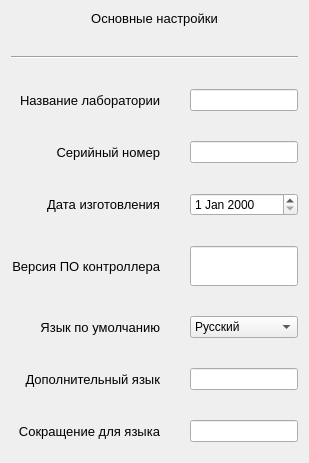
        <widget class="QWidget" name="tab">
         <attribute name="title">
          <string>Основные</string>
         </attribute>
         <layout class="QVBoxLayout" name="verticalLayout_2">
          <item>
           <layout class="QGridLayout" name="gridLayout" rowstretch="0,0,0,0,0,0,0,0,0" columnstretch="2,2" rowminimumheight="0,0,0,0,0,40,0,0,0">
            <property name="leftMargin">
             <number>0</number>
            </property>
            <property name="topMargin">
             <number>0</number>
            </property>
            <property name="bottomMargin">
             <number>10</number>
            </property>
            <property name="spacing">
             <number>30</number>
            </property>
            <item row="5" column="0">
             <widget class="QLabel" name="label_5">
              <property name="sizePolicy">
               <sizepolicy hsizetype="Preferred" vsizetype="Preferred">
                <horstretch>0</horstretch>
                <verstretch>0</verstretch>
               </sizepolicy>
              </property>
              <property name="font">
               <font>
                <pointsize>10</pointsize>
                <weight>50</weight>
                <bold>false</bold>
                <underline>false</underline>
                <strikeout>false</strikeout>
                <kerning>true</kerning>
               </font>
              </property>
              <property name="text">
               <string>Версия ПО контроллера</string>
              </property>
              <property name="alignment">
               <set>Qt::AlignRight|Qt::AlignTrailing|Qt::AlignVCenter</set>
              </property>
              <property name="margin">
               <number>0</number>
              </property>
             </widget>
            </item>
            <item row="1" column="0" colspan="2">
             <widget class="Line" name="line">
              <property name="orientation">
               <enum>Qt::Horizontal</enum>
              </property>
             </widget>
            </item>
            <item row="3" column="1">
             <widget class="QLineEdit" name="lineSerial">
              <property name="sizePolicy">
               <sizepolicy hsizetype="Preferred" vsizetype="Preferred">
                <horstretch>0</horstretch>
                <verstretch>0</verstretch>
               </sizepolicy>
              </property>
             </widget>
            </item>
            <item row="3" column="0">
             <widget class="QLabel" name="label_3">
              <property name="sizePolicy">
               <sizepolicy hsizetype="Preferred" vsizetype="Preferred">
                <horstretch>0</horstretch>
                <verstretch>0</verstretch>
               </sizepolicy>
              </property>
              <property name="font">
               <font>
                <pointsize>10</pointsize>
                <weight>50</weight>
                <bold>false</bold>
                <underline>false</underline>
                <strikeout>false</strikeout>
                <kerning>true</kerning>
               </font>
              </property>
              <property name="text">
               <string>Серийный номер</string>
              </property>
              <property name="alignment">
               <set>Qt::AlignRight|Qt::AlignTrailing|Qt::AlignVCenter</set>
              </property>
              <property name="margin">
               <number>0</number>
              </property>
             </widget>
            </item>
            <item row="0" column="0" colspan="2">
             <widget class="QLabel" name="label_7">
              <property name="font">
               <font>
                <pointsize>10</pointsize>
                <weight>50</weight>
                <bold>false</bold>
                <underline>false</underline>
                <strikeout>false</strikeout>
                <kerning>true</kerning>
               </font>
              </property>
              <property name="text">
               <string>Основные настройки</string>
              </property>
              <property name="textFormat">
               <enum>Qt::MarkdownText</enum>
              </property>
              <property name="scaledContents">
               <bool>false</bool>
              </property>
              <property name="alignment">
               <set>Qt::AlignCenter</set>
              </property>
              <property name="wordWrap">
               <bool>false</bool>
              </property>
              <property name="openExternalLinks">
               <bool>false</bool>
              </property>
             </widget>
            </item>
            <item row="6" column="1">
             <widget class="QComboBox" name="comboBoxLanguag">
              <property name="sizePolicy">
               <sizepolicy hsizetype="Preferred" vsizetype="Preferred">
                <horstretch>0</horstretch>
                <verstretch>0</verstretch>
               </sizepolicy>
              </property>
              <item>
               <property name="text">
                <string>Русский</string>
               </property>
              </item>
              <item>
               <property name="text">
                <string>Английский</string>
               </property>
              </item>
              <item>
               <property name="text">
                <string>Другой</string>
               </property>
              </item>
             </widget>
            </item>
            <item row="4" column="1">
             <widget class="QDateEdit" name="dateEdit">
              <property name="sizePolicy">
               <sizepolicy hsizetype="Preferred" vsizetype="Preferred">
                <horstretch>0</horstretch>
                <verstretch>0</verstretch>
               </sizepolicy>
              </property>
             </widget>
            </item>
            <item row="5" column="1">
             <widget class="QLineEdit" name="lineVer">
              <property name="sizePolicy">
               <sizepolicy hsizetype="Preferred" vsizetype="Preferred">
                <horstretch>0</horstretch>
                <verstretch>0</verstretch>
               </sizepolicy>
              </property>
              <property name="minimumSize">
               <size>
                <width>0</width>
                <height>0</height>
               </size>
              </property>
             </widget>
            </item>
            <item row="2" column="1">
             <widget class="QLineEdit" name="lineLaba">
              <property name="sizePolicy">
               <sizepolicy hsizetype="Preferred" vsizetype="Preferred">
                <horstretch>0</horstretch>
                <verstretch>0</verstretch>
               </sizepolicy>
              </property>
             </widget>
            </item>
            <item row="4" column="0">
             <widget class="QLabel" name="label_4">
              <property name="sizePolicy">
               <sizepolicy hsizetype="Preferred" vsizetype="Preferred">
                <horstretch>0</horstretch>
                <verstretch>0</verstretch>
               </sizepolicy>
              </property>
              <property name="font">
               <font>
                <pointsize>10</pointsize>
                <weight>50</weight>
                <bold>false</bold>
                <underline>false</underline>
                <strikeout>false</strikeout>
                <kerning>true</kerning>
               </font>
              </property>
              <property name="text">
               <string>Дата изготовления</string>
              </property>
              <property name="alignment">
               <set>Qt::AlignRight|Qt::AlignTrailing|Qt::AlignVCenter</set>
              </property>
              <property name="margin">
               <number>0</number>
              </property>
             </widget>
            </item>
            <item row="6" column="0">
             <widget class="QLabel" name="label_6">
              <property name="sizePolicy">
               <sizepolicy hsizetype="Preferred" vsizetype="Preferred">
                <horstretch>0</horstretch>
                <verstretch>0</verstretch>
               </sizepolicy>
              </property>
              <property name="font">
               <font>
                <pointsize>10</pointsize>
                <weight>50</weight>
                <bold>false</bold>
                <underline>false</underline>
                <strikeout>false</strikeout>
                <kerning>true</kerning>
               </font>
              </property>
              <property name="text">
               <string>Язык по умолчанию</string>
              </property>
              <property name="alignment">
               <set>Qt::AlignRight|Qt::AlignTrailing|Qt::AlignVCenter</set>
              </property>
              <property name="margin">
               <number>0</number>
              </property>
             </widget>
            </item>
            <item row="2" column="0">
             <widget class="QLabel" name="label_2">
              <property name="sizePolicy">
               <sizepolicy hsizetype="Preferred" vsizetype="Preferred">
                <horstretch>0</horstretch>
                <verstretch>0</verstretch>
               </sizepolicy>
              </property>
              <property name="font">
               <font>
                <pointsize>10</pointsize>
                <weight>50</weight>
                <bold>false</bold>
                <underline>false</underline>
                <strikeout>false</strikeout>
                <kerning>true</kerning>
               </font>
              </property>
              <property name="text">
               <string>Название лаборатории</string>
              </property>
              <property name="alignment">
               <set>Qt::AlignRight|Qt::AlignTrailing|Qt::AlignVCenter</set>
              </property>
              <property name="margin">
               <number>0</number>
              </property>
             </widget>
            </item>
            <item row="7" column="0">
             <widget class="QLabel" name="label_26">
              <property name="font">
               <font>
                <pointsize>10</pointsize>
               </font>
              </property>
              <property name="text">
               <string>Дополнительный язык</string>
              </property>
              <property name="alignment">
               <set>Qt::AlignRight|Qt::AlignTrailing|Qt::AlignVCenter</set>
              </property>
             </widget>
            </item>
            <item row="8" column="0">
             <widget class="QLabel" name="label_27">
              <property name="font">
               <font>
                <pointsize>10</pointsize>
               </font>
              </property>
              <property name="text">
               <string>Сокращение для языка</string>
              </property>
              <property name="alignment">
               <set>Qt::AlignRight|Qt::AlignTrailing|Qt::AlignVCenter</set>
              </property>
             </widget>
            </item>
            <item row="7" column="1">
             <widget class="QLineEdit" name="lineOtherLang"/>
            </item>
            <item row="8" column="1">
             <widget class="QLineEdit" name="lineLangShort"/>
            </item>
           </layout>
          </item>
         </layout>
        </widget>
